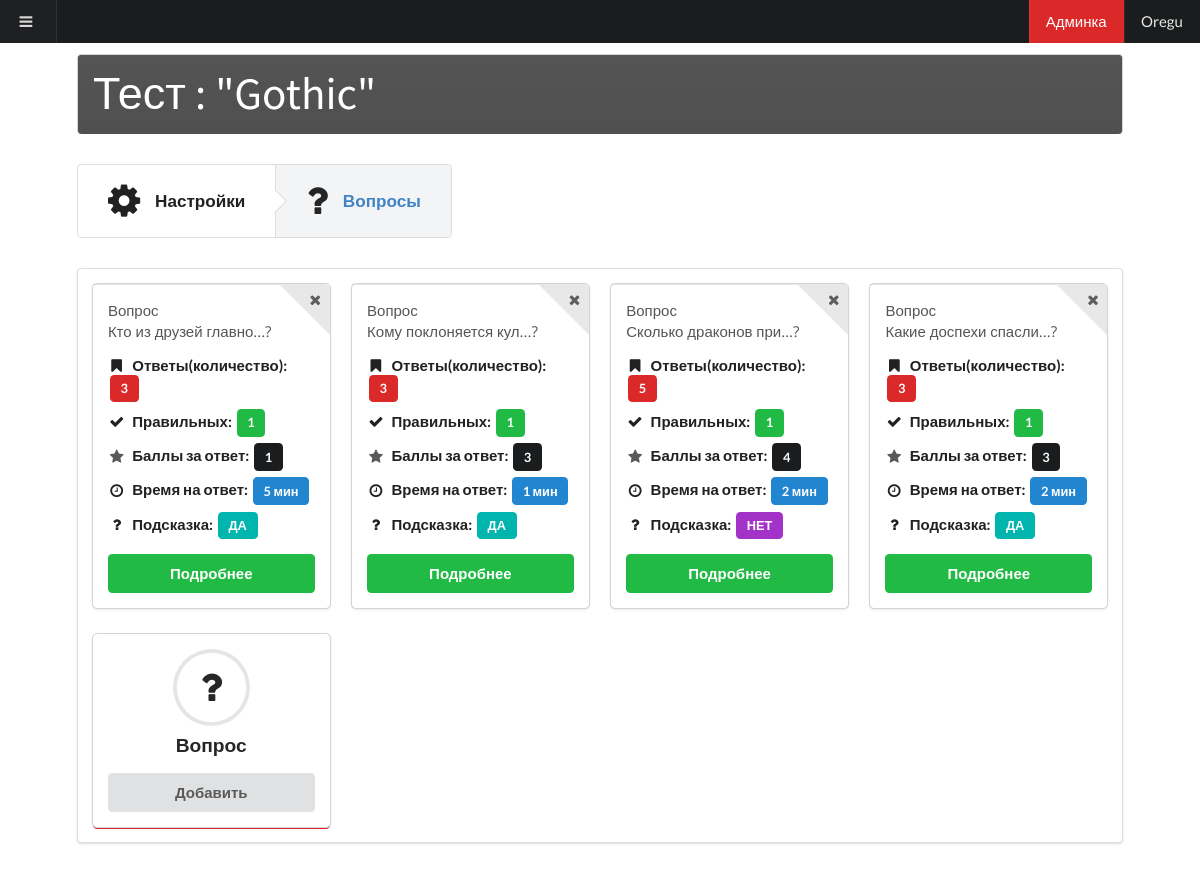
Before: /constructor/test/1/questions/ (signed in) with the older database file.
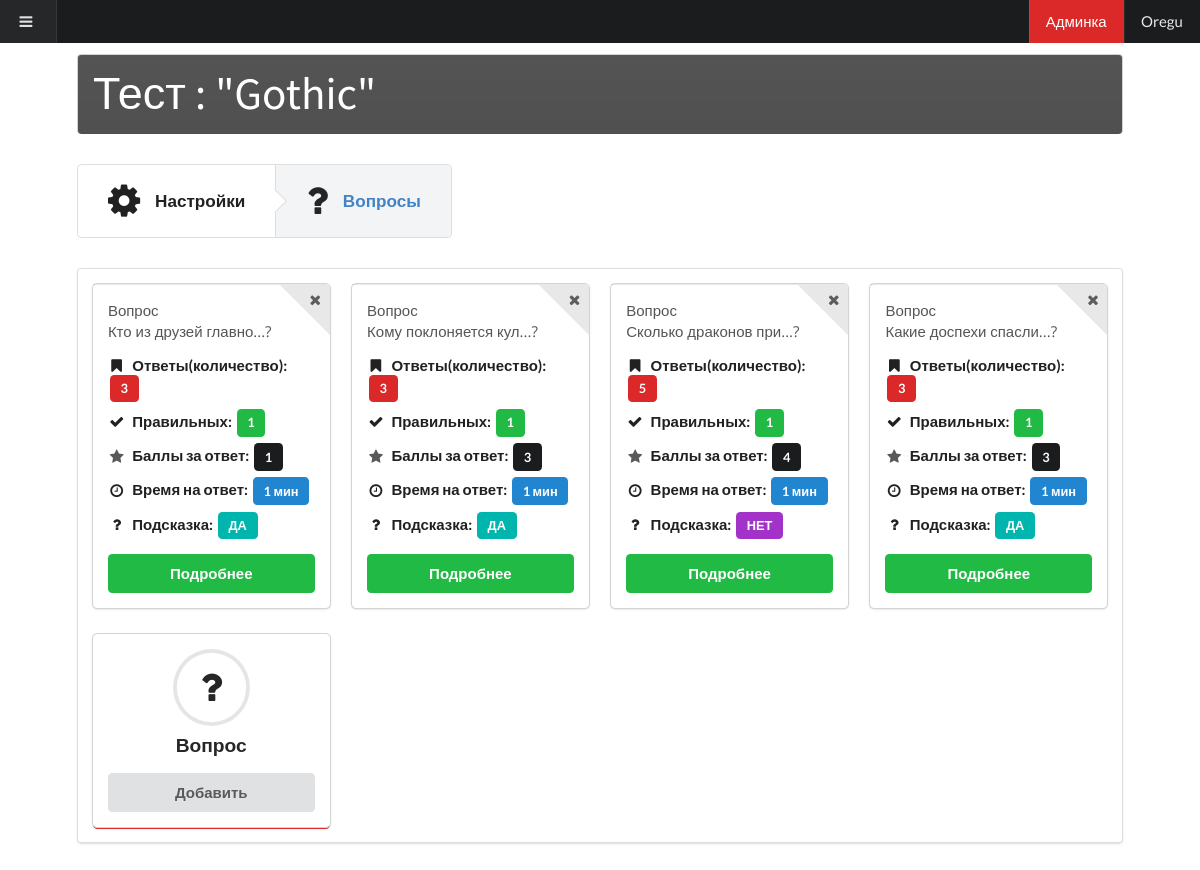
After: the same page with the newer database file.
### constructor/models.py (models this page shows, shortened)
class Query(models.Model):
	text = models.TextField()
	test = models.ForeignKey(Test)
	help = models.TextField(blank=True)
	time = models.IntegerField(default=5)
	point = models.IntegerField(default=1)

### constructor/views.py (the view)
@csrf_exempt
def queries_test(request, id):
	sign_in = check_sign_in(request)
	test = get_object_or_404(Test, id=id)
	if test.creator == auth.get_user(request):
		queries = map(get_answers, Query.objects.filter(test = test))
		return render_to_response('test/queries.html', {'login': sign_in, 'test': test, 'queries': queries})
	else:
		raise Http404('Вы не являетесь создателем данного теста!')

### constructor/views.py (called while the page is built)
def get_answers(query):
	answers = Answer.objects.filter(query=query)
	result = {
		'query': query,
		'answers': {
			'all': len(answers),
			'correct': len(list(filter(lambda answer: answer.correct, answers)))
		}
	}
	return result

### testsConstructor/helpers.py (called while the page is built)
def check_sign_in(request):
	if auth.get_user(request):
		result = auth.get_user(request)
	else:
		result = False
	return result

### constructor/templates/test/queries.html (shortened to what this page needs)
{% extends 'main.html' %}
{% block content %}
	<div class="ui grid">
		<div class="one wide column"></div>
		<div class="fourteen wide column">
			<h1 class="ui inverted black block header">
				Тест : "{{test.title}}"
			</h1>
			<div class="ui steps" data-testID = "{{test.id}}" id = 'settings'>
				<a class="ui step">
					<i class="setting icon"></i>
					<div class="content">
						<div class="title">
							Настройки
						</div>
					</div>
				</a>
				<a class="ui active step">
					<i class="help icon"></i>
					<div class="content">
						<div class="title">
							Вопросы
						</div>
					</div>
				</a>
			</div>
			<div class="ui segment">
				<div class="ui four cards">
				{% for item in queries %}
					<div class="card">
						<div class="image">
							<a class="like ui corner label" data-id = "{{item.query.id}}">
								<i class="remove icon"></i>
							</a>
						</div>
						<div class="content">
							<div class="name">
								Вопрос
							</div>
							{{item.query.text|slice:":20"}}...?
							{% include 'test/query_items.html' %}
							<a href = "edit/{{item.query.id}}/" class="ui button green fluid">
								Подробнее
							</a>
						</div>
					</div>
				{% endfor %}
				<div class="red card">
					<div class="content">
						<div class="ui icon center aligned header">
							<i class="circular question icon"></i>Вопрос
						</div>
						<a href="add/" class="ui button fluid">Добавить</a>
					</div>
				</div>
				</div>
			</div>
		</div>
		<div class="one wide column"></div>
	</div>
{% endblock %}

### constructor/templates/test/query_items.html
<div class = 'ui animated list'>
	<div class="item">
		<div class="content">
			<div class="header">
				<i class="bookmark empty icon"></i>
				Ответы(количество):
				<a class = 'ui red label'>{{item.answers.all}}</a>
			</div>
		</div>
	</div>
	<div class="item">
		<div class="content">
			<div class="header">
				<i class="checkmark sign icon"></i>
				Правильных:
				<a class = 'ui green label'>{{item.answers.correct}}</a>
			</div>
		</div>
	</div>
	<div class="item">
		<div class="content">
			<div class="header">
				<i class="star icon"></i>
				Баллы за ответ:
				<a class = 'ui black label'>{{item.query.point}}</a>
			</div>
		</div>
	</div>
	<div class="item">
		<div class="content">
			<div class="header">
				<i class="time icon"></i>
				Время на ответ:
				<a class = 'ui blue label'>{{item.query.time}} мин</a>
			</div>
		</div>
	</div>
	<div class="item">
		<div class="content">
			<div class="header">
				<i class="help icon"></i>
				Подсказка:
				{% if item.query.help %}
				<a class = 'ui teal label'>ДА</a>
				{% else %}
				<a class = 'ui purple label'>НЕТ</a>
				{% endif %}
			</div>
		</div>
	</div>
</div>

Changed rows visible on the page:
changed Query "Кто из друзей главно": query.time "5" → "1"
changed Query "Сколько драконов при": query.time "2" → "1"
changed Query "Какие доспехи спасли": query.time "2" → "1"
